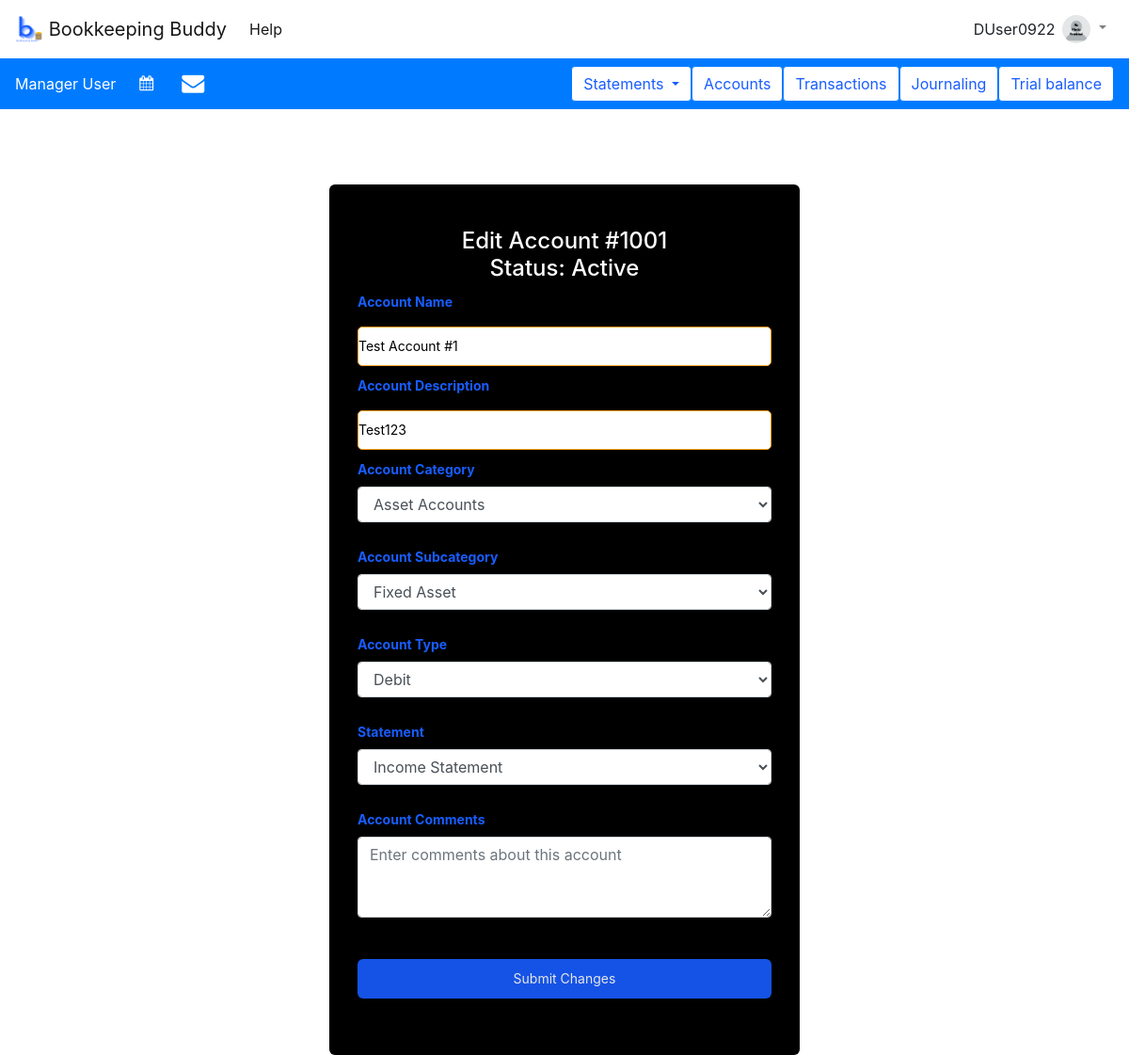
The app's page /fin_accts/edit_acct/1001 (signed in), older data.
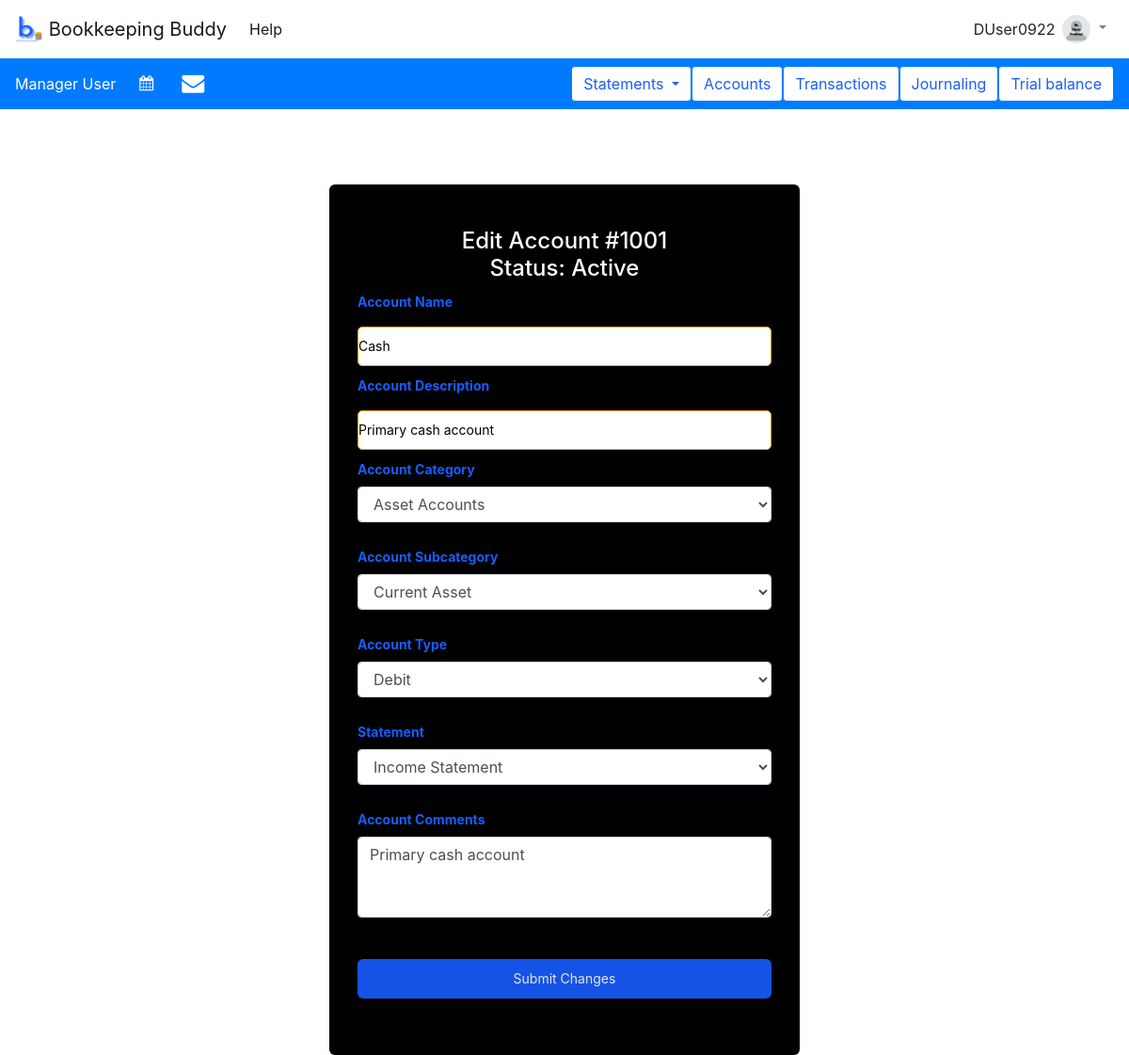
The same page, newer data.
### tables this page shows
CREATE TABLE accounts (
    acct_name TEXT NOT NULL UNIQUE,
    acct_num INTEGER PRIMARY KEY AUTOINCREMENT UNIQUE,
    acct_desc TEXT,
    /* category to which this account belongs. Must be in
       the acct_categories table */
    acct_category INTEGER NOT NULL REFERENCES acct_categories(number),
    /* Account subcategory. Must be in subcategory table */
    acct_subcategory INTEGER NOT NULL REFERENCES subcategories(id_num),
    /* debit acct == 1, credit acct == 0 */
    debit INTEGER NOT NULL,
    /* stored as cents (no decimals) */
    initial_bal INTEGER NOT NULL,
    /* stored as cents (no decimals) */
    balance INTEGER NOT NULL,
    /* string in the format YYYY-MM-DD */
    date_created TEXT NOT NULL,
    /* must have been created by someone in users table */
    created_by TEXT NOT NULL REFERENCES users(username),
    /* financial statement which uses this account */
    statement INTEGER NOT NULL REFERENCES statements(number),
    /* Comment about this account */
    comment TEXT,
    /* Account active? 0 == inactive, 1 == active */
    active INTEGER DEFAULT 0 NOT NULL
);

CREATE TABLE subcategories (
    /* Unique ID for this subcategory */
    id_num INTEGER PRIMARY KEY AUTOINCREMENT UNIQUE,
    /* Which category does this subcategory belong to? */
    category INTEGER REFERENCES acct_categories(number),
    /* Name of this subcategory */
    name TEXT NOT NULL
);

CREATE TABLE acct_categories (
    /* name of this category */
    name TEXT NOT NULL,
    /* unique identifier for this category */
    number INTEGER PRIMARY KEY UNIQUE
);

CREATE TABLE statements(
    /* unique identifier for this statement */
    number INTEGER PRIMARY KEY UNIQUE,
    /* name of this statement */
    name TEXT NOT NULL
);

### appl_domain/fin_accts.py (the view, shortened to what this page needs)
@bp.route('/edit_acct/<account_num>', methods=('GET', 'POST'))
@login_required
def edit_account(account_num):
    db = get_db()
    account = db.execute(
        "SELECT * from accounts WHERE acct_num = ?", (account_num,)
    ).fetchone()
    categories = db.execute(
        "SELECT * FROM acct_categories"
    ).fetchall()
    subcategories = db.execute(
        "SELECT * FROM subcategories"
    ).fetchall()
    statements = db.execute(
        "SELECT * FROM statements"
    ).fetchall()
    account = db.execute(
        "SELECT * from accounts WHERE acct_num = ?", (account_num,)
    ).fetchone()
    return render_template('fin_accts/create_account.html',
                           account=account,
                           statements=statements,
                           categories=categories,
                           subcategories=subcategories)

### appl_domain/auth.py (called while the page is built)
def login_required(view):
    @functools.wraps(view)
    def wrapped_view(**kwargs):
        if g.user is None:
            return redirect(url_for('auth.login'))
        return view(**kwargs)
    return wrapped_view

@bp.before_app_request
def load_logged_in_user():
    username = session.get('username')
    if username is None:
        g.user = None
    else:
        g.user = get_db().execute(
            "SELECT * FROM users WHERE username = ?", (username,)
        ).fetchone()

### appl_domain/db.py (called while the page is built)
def get_db():
    if 'db' not in g:
        g.db = sqlite3.connect(
            current_app.config['DATABASE'],
            detect_types=sqlite3.PARSE_DECLTYPES
        )
        g.db.row_factory = sqlite3.Row
    return g.db

### appl_domain/templates/fin_accts/create_account.html (shortened to what this page needs)
{% extends 'base.html' %}
{% block content %}
<div class = "loginbox">
    <form class = "box" method="post">
        <h1>
    {% block title %}
        {% if account %}
            Edit Account #{{ account['acct_num'] }}
        {% else %}
            Create a new financial account
        {% endif %}
    {% endblock %}
    {% if account %}
        <br>
        Status: {% if account['active'] == 1 %}Active{% else %}Inactive{% endif %}
    {% endif %}
    </h1>
        <label for="acct_name">Account Name</label>
        <input name="acct_name" placeholder="Enter a name for the new account" id="acct_name" {% if account %} value="{{ account['acct_name'] }}" {% endif %}required>
        <br>
        <label for="acct_desc">Account Description</label>
        <input name="acct_desc" placeholder="Enter a description of the new account" id="acct_desc" {% if account %} value="{{ account['acct_desc'] }}" {% endif %}required>
        <br>
        <label for="acct_category">Account Category</label>
        <select name="acct_category" id="acct_category" class="form-control">
            {% for category in categories %}
            <option value="{{ category['number'] }}" {% if account and account['acct_category'] == category['number'] %} selected {% endif %}>{{ category['name'] }}</option>
            {% endfor %}
        </select>
        <br>
        <label for="acct_subcategory">Account Subcategory</label>
        <select name="acct_subcategory" id="acct_subcategory", class="form-control">
            {% for category in categories %}
                <optgroup label="{{ category['name'] }}">
                    {% for subcategory in subcategories %}
                        {% if subcategory['category'] == category['number'] %}
                            <option value="{{ subcategory['id_num'] }}" {% if account and account['acct_subcategory'] == subcategory['id_num'] %} selected {% endif %}>{{ subcategory['name'] }}</option>
                        {% endif %}
                    {% endfor %}
                </optgroup>
            {% endfor %}
        </select>
        <br>
        <label for="debit">Account Type</label>
        <select name="debit" id="debit" class="form-control">
            <option value="1" {% if account and account['debit'] == 1 %} selected {% endif %}>Debit</option>
        </select>
        <br>
        <label for="statement">Statement</label>
        <select name="statement" id="statement" class="form-control">
            {% for statement in statements %}
                <option value="{{ statement['number'] }}" {% if account and account['statement'] == statement['number'] %} selected {% endif %}>{{ statement['name'] }}</option>
            {% endfor %}
        </select>
        <br>
        <label for="comment">Account Comments</label>
         <textarea class="form-control" name="comment" id="comment" placeholder="Enter comments about this account" rows="3">{% if account %}{{ account['comment'] }}{% endif %}</textarea>
        <br>
            <input  data-toggle="tooltip" data-placement="top" title="Create a new financial account" class = "submit" type="submit" value="{% if account %}Submit Changes{% else %}Create Account{% endif %}"/>
    </form>
    </div>
{% endblock %}

Row changes from the older to the newer data that the page shows:
changed accounts "Debit": acct_name "Test Account #1" → "Cash"; acct_desc "Test123" → "Primary cash account"; acct_subcategory "Fixed Asset" → "Current Asset"; comment (not shown) → "Primary cash account"
